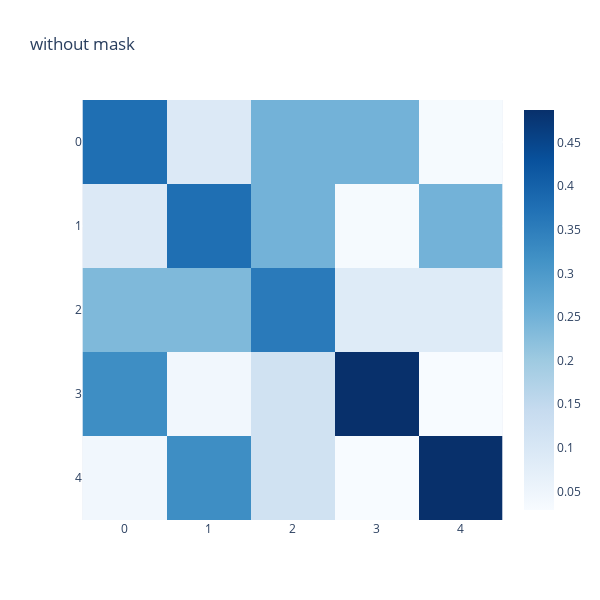

Notebook source saved alongside this figure:
### Code cell
#测试 ScaledDotProductAttention

query = torch.tensor([[[0.0,1.414],[1.414,0.0],[1.0,1.0],[-1.0,1.0],[1.0,-1.0]]])
print(query.shape)
key = query.clone() 
value = query.clone()

attention = ScaledDotProductAttention()

#没有mask 
out,p_att = attention(query, key, value)
fig = px.imshow(p_att[0],color_continuous_scale="blues",
                title="without mask",height=600,width=600)
fig.show()

### Figure 1 — Plotly figure (JSON) as saved in the notebook; plotly's stock layout.template omitted (floating-point values rounded to 4 significant figures)
{"data": [{"coloraxis": "coloraxis", "hovertemplate": "x: %{x}<br>y: %{y}<br>color: %{z}<extra></extra>", "name": "0", "type": "heatmap", "xaxis": "x", "yaxis": "y", "z": [[0.3767, 0.09162, 0.249, 0.249, 0.03371], [0.09162, 0.3767, 0.249, 0.03371, 0.249], [0.2353, 0.2353, 0.3562, 0.08659, 0.08659], [0.3219, 0.04358, 0.1185, 0.4872, 0.0288], [0.04358, 0.3219, 0.1185, 0.0288, 0.4872]]}], "layout": {"coloraxis": {"colorscale": [[0, "rgb(247,251,255)"], [0.125, "rgb(222,235,247)"], [0.25, "rgb(198,219,239)"], [0.375, "rgb(158,202,225)"], [0.5, "rgb(107,174,214)"], [0.625, "rgb(66,146,198)"], [0.75, "rgb(33,113,181)"], [0.875, "rgb(8,81,156)"], [1, "rgb(8,48,107)"]]}, "height": 600, "title": {"text": "without mask"}, "width": 600, "xaxis": {"anchor": "y", "constrain": "domain", "domain": [0, 1], "scaleanchor": "y"}, "yaxis": {"anchor": "x", "autorange": "reversed", "constrain": "domain", "domain": [0, 1]}}}
